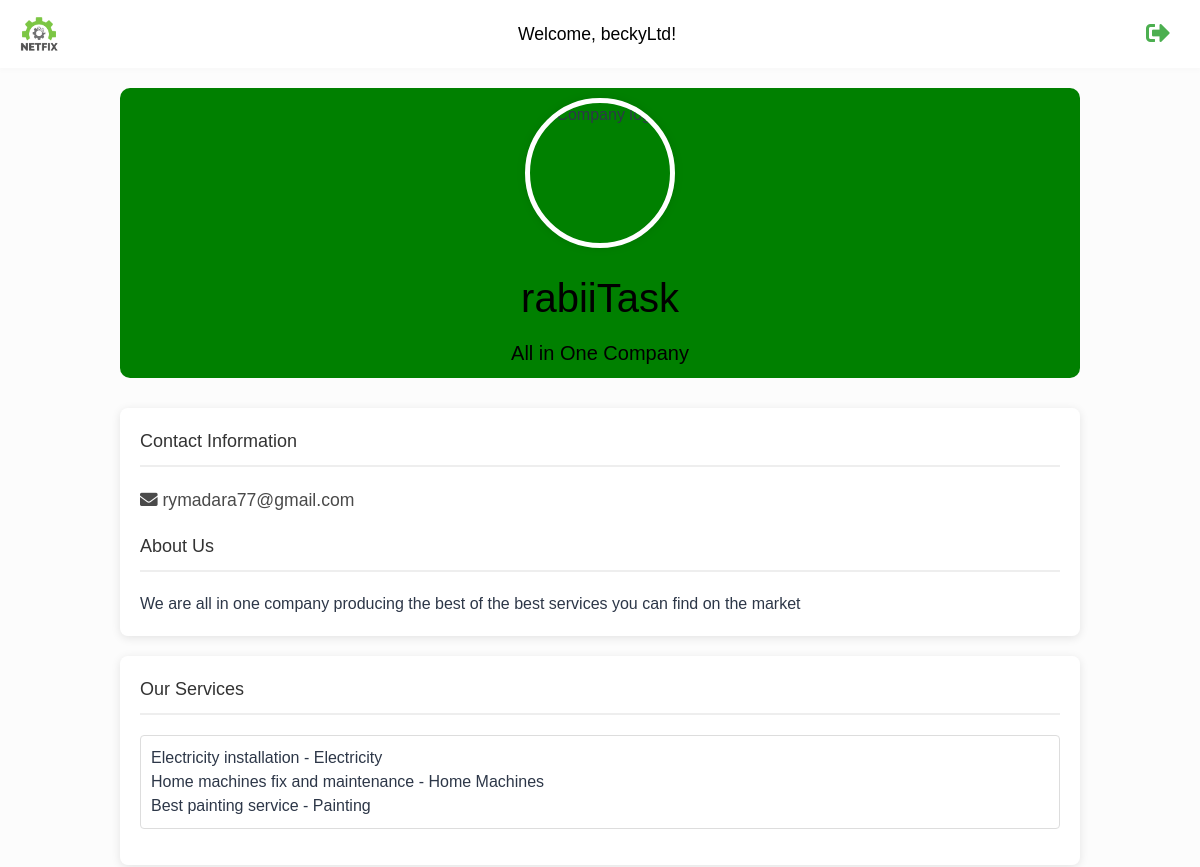
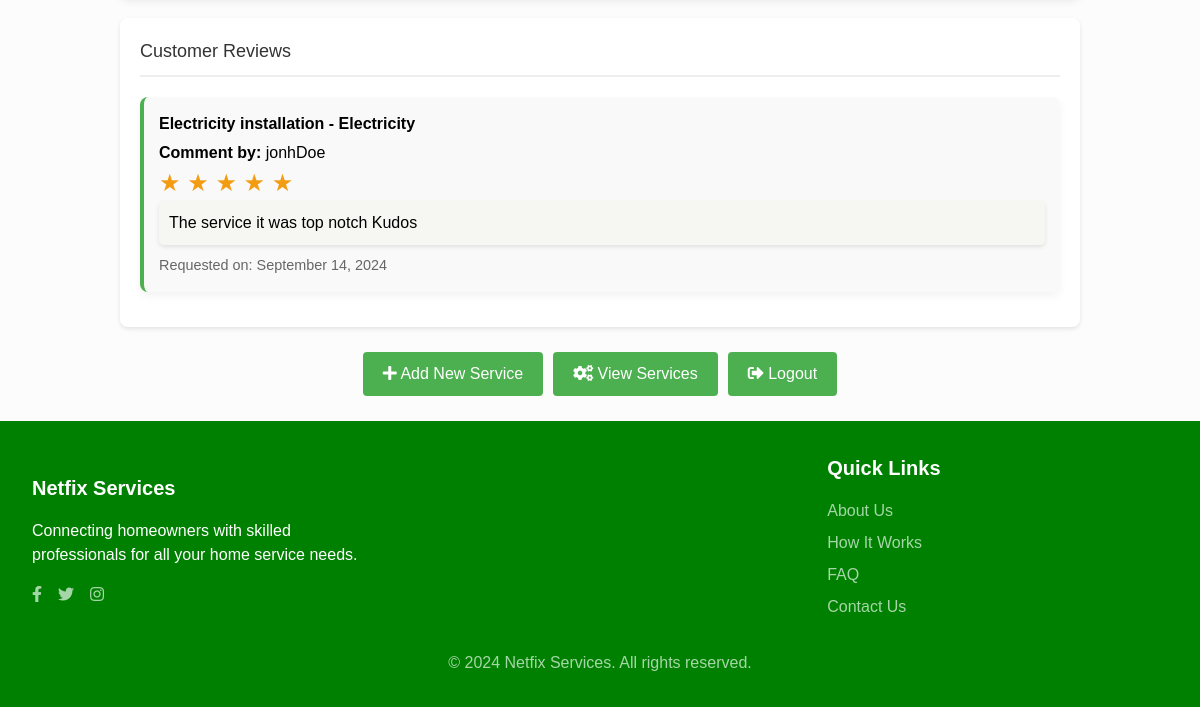
The page /company/rabiiTask (signed in) on the database as committed earlier (2 pictures, top to bottom).
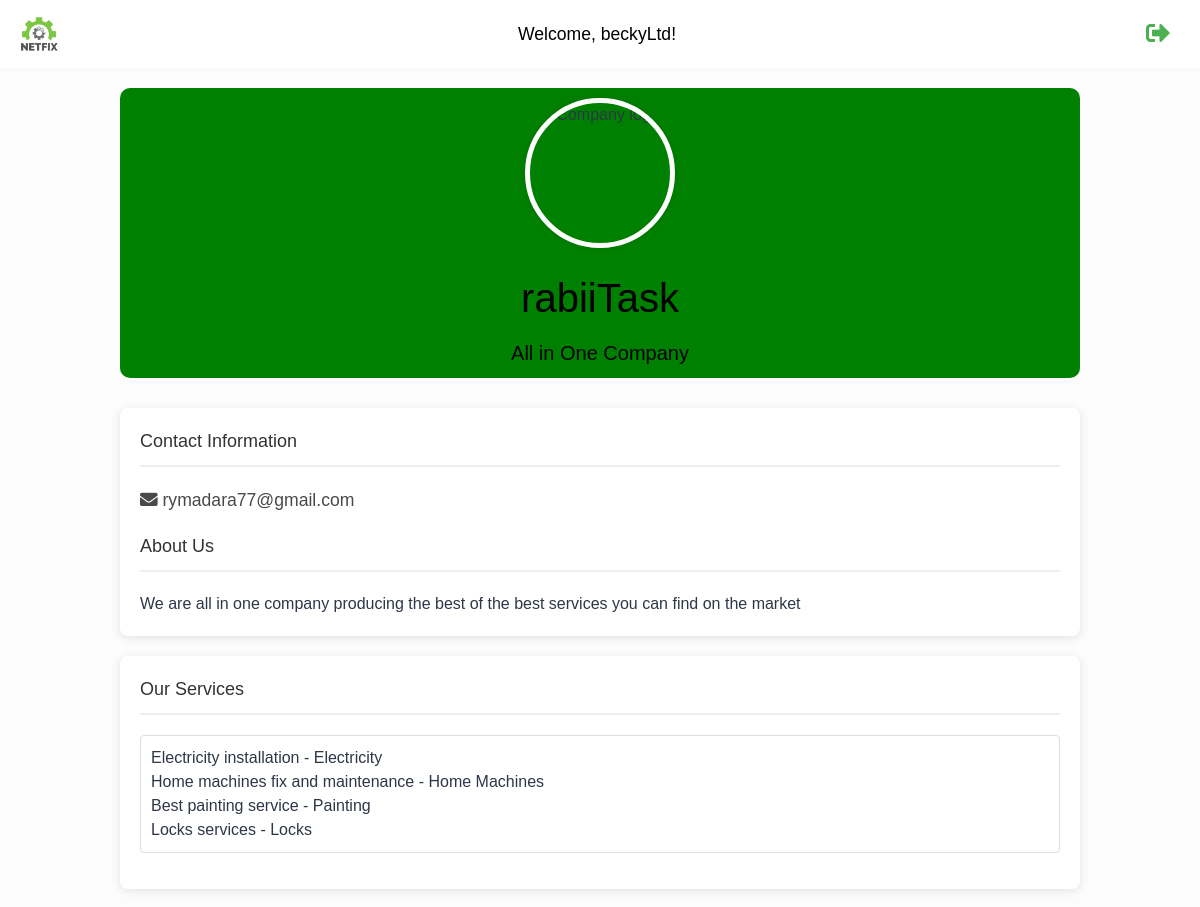
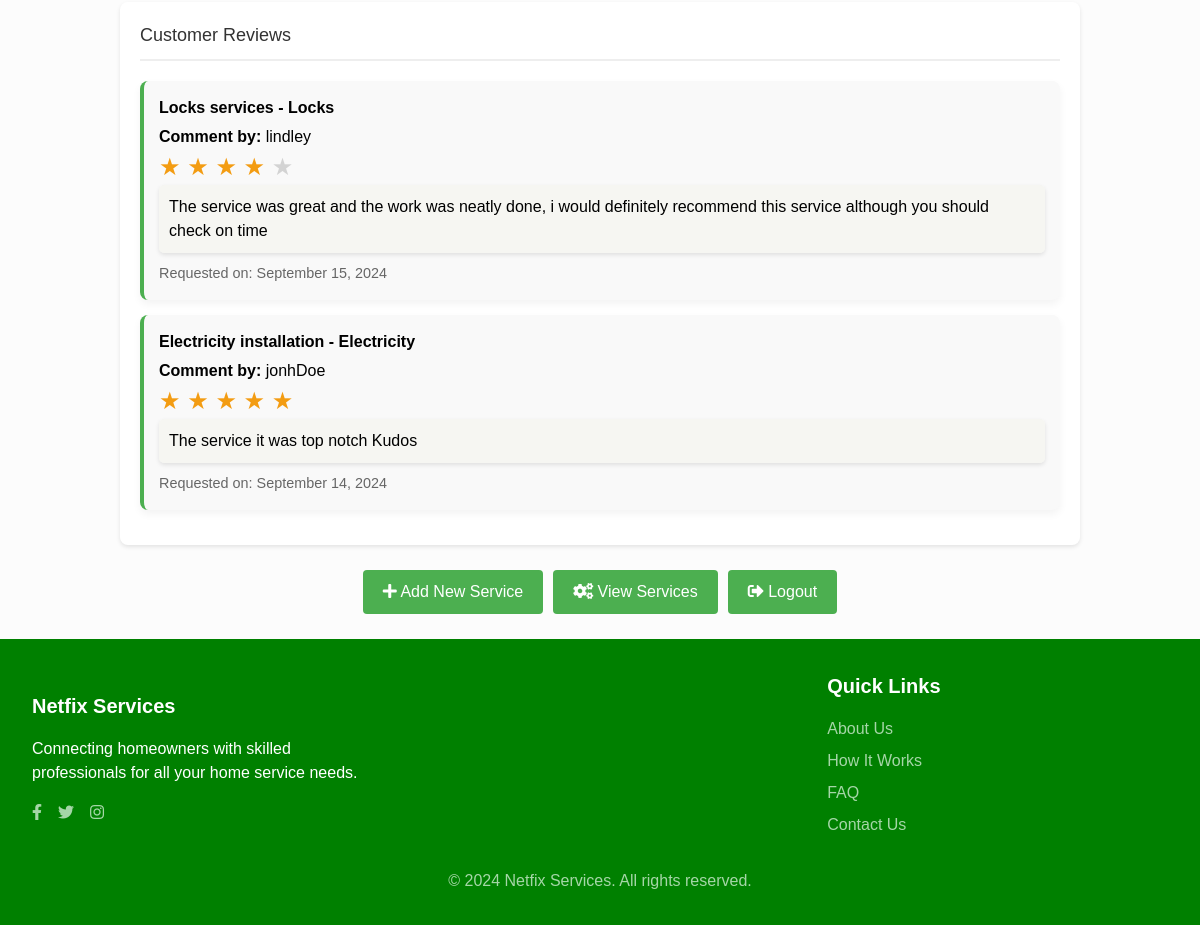
The same page on the database as committed later (2 pictures, top to bottom).
### services/models.py (models this page shows, shortened)
class Service(models.Model):
    company = models.ForeignKey(Company, on_delete=models.CASCADE)
    name = models.CharField(max_length=40)
    description = models.TextField()
    price_hour = models.DecimalField(decimal_places=2, max_digits=100)
    rating = models.IntegerField(
        validators=[MinValueValidator(0), MaxValueValidator(5)], default=0
    )
    choices = (
        ("Air Conditioner", "Air Conditioner"),
        ("Carpentry", "Carpentry"),
        ("Electricity", "Electricity"),
        ("Gardening", "Gardening"),
        ("Home Machines", "Home Machines"),
        ("House Keeping", "House Keeping"),
        ("Interior Design", "Interior Design"),
        ("Locks", "Locks"),
        ("Painting", "Painting"),
        ("Plumbing", "Plumbing"),
        ("Water Heaters", "Water Heaters"),
    )
    field = models.CharField(max_length=30, blank=False, null=False, choices=choices)
    date = models.DateTimeField(auto_now=True, null=False)
    class Meta:
        unique_together = (
            "name",
            "company",
        )  # Ensure name and company together are unique

class RequestedService(models.Model):
    SERVICE_STATUS_CHOICES = [
        ("in_progress", "In Progress"),
        ("completed", "Completed"),
    ]
    company = models.ForeignKey(
        Company, on_delete=models.CASCADE, related_name="requested_services"
    )
    service_name = models.CharField(max_length=100)
    service_field = models.CharField(max_length=100)
    address = models.CharField(max_length=255)
    service_time_hours = models.DecimalField(max_digits=5, decimal_places=2)
    requested_at = models.DateTimeField(default=timezone.now)
    status = models.CharField(
        max_length=20, choices=SERVICE_STATUS_CHOICES, default="in_progress"
    )
    requested_by = models.ForeignKey(
        User, on_delete=models.CASCADE, related_name="requested_services"
    )
    customer_review = models.TextField(
        blank=True, null=True
    )  # Optional customer feedback
    rating = models.IntegerField(
        validators=[MinValueValidator(0), MaxValueValidator(5)], default=0
    )  # Rating given by the customer

### users/models.py (models this page shows)
class User(AbstractUser):
    is_company = models.BooleanField(default=False)
    is_customer = models.BooleanField(default=False)

### netfix/views.py (the view)
# urls.py: path("company/<str:name>", v.company_profile, name="company_profile"),
@login_required(login_url=reverse_lazy("users:choose_registration"))
def company_profile(request, name):
    user = get_object_or_404(User, username=name)
    services = Service.objects.filter(company=Company.objects.get(user=user)).order_by(
        "-date"
    )
    reviews = RequestedService.objects.filter(company__user=user).order_by(
        "-requested_at"
    )
    return render(
        request,
        "users/profile.html",
        {"user": user, "services": services, "reviews": reviews},
    )

### users/templates/users/profile.html (shortened to what this page needs)
{% extends 'main/base.html' %}
{% load static %}
{% block extra_css %}
<link rel="stylesheet" href="{% static 'css/style2.css' %}">
{% endblock %}
{% block content %}
<div class="company-profile-container">
    <header class="profile-header">
        <img src="https://plus.unsplash.com/premium_photo-1673326679548-962d2fe77423?q=80&w=987&auto=format&fit=crop&ixlib=rb-4.0.3&ixid=M3wxMjA3fDB8MHxwaG90by1wYWdlfHx8fGVufDB8fHx8fA%3D%3D" alt="Company logo" class="profile-photo" id="companyLogo">
        <h1 id="companyName">{{ user.username }}</h1>
        <p id="companyIndustry">{{ user.company.field_of_work }} Company</p>
    </header>
    <section class="profile-details">
        <div class="profile-info">
            <h2>Contact Information</h2>
            <p id="companyEmail"><i class="fas fa-envelope"></i> {{ user.email }}</p>
        </div>
        <div class="profile-description">
            <h2>About Us</h2>
            <p id="companyDescription">{{ user.company.description }}</p>
        </div>
    </section>
    <section class="services-section">
        <h2>Our Services</h2>
        <div class="form-group">
            <ul id="companyServices">
                {% for service in user.company.service_set.all %}
                    <li>{{ service.name }} - {{ service.field }}</li>
                {% endfor %}
            </ul>
        </div>
    </section>
    <section class="customer-reviews">
        <h2>Customer Reviews</h2>
        <div id="customerReviews">
            {% if reviews %}
                {% for review in reviews %}
                    {% if review.customer_review %}
                        <div class="review-item">
                            <div class="review-title">{{ review.service_name }} - {{ review.service_field }}</div>
                            <div> <strong>Comment by: </strong> {{ review.requested_by }}</div>
                            <div class="star-rating">
                                <span class="star{% if review.rating >= 1 %} filled{% endif %}">★</span>
                                <span class="star{% if review.rating >= 2 %} filled{% endif %}">★</span>
                                <span class="star{% if review.rating >= 3 %} filled{% endif %}">★</span>
                                <span class="star{% if review.rating >= 4 %} filled{% endif %}">★</span>
                                <span class="star{% if review.rating >= 5 %} filled{% endif %}">★</span>
                            </div>
                            <div class="review-content">{{ review.customer_review }}</div>
                            <div class="review-date">Requested on: {{ review.requested_at|date:"F d, Y" }}</div>
                        </div>
                    {% endif %}
                {% endfor %}
            {% else %}
                <p>No reviews yet.</p>
            {% endif %}
        </div>
    </section>
    <section class="profile-actions">
        {% if request.user.is_company %}
            <a href="{% url 'services:services_create' %}" id="addReview" class="button1"><i class="fas fa-plus"></i> Add New Service</a>
            <a href="{% url 'services:service_list' %}" id="manageServices" class="button1"><i class="fas fa-cogs"></i> View Services</a>
            <a href="{% url 'main:logout' %}" class="button1"><i class="fas fa-sign-out-alt"></i> Logout</a>
        {% endif %}
     </section>
</div>
{% endblock %}

Rows that differ between the two databases and show on the page:
added Service: name "Locks services", field "Locks"
added RequestedService: service_name "Locks services", service_field "Locks", requested_by "lindley", customer_review "The service was great and the work was neatly done, i would definitely recommend this service although you should check on time", requested_at "September 15, 2024", rating 4 (drawn)
